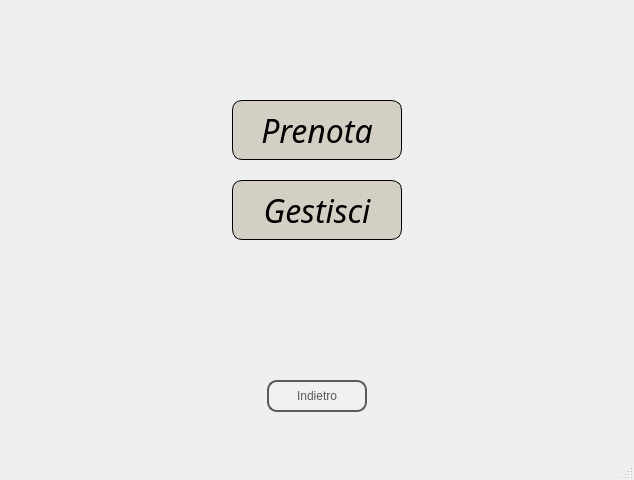
<?xml version="1.0" encoding="UTF-8"?>
<ui version="4.0">
 <class>prenotazioni_cliente</class>
 <widget class="QMainWindow" name="prenotazioni_cliente">
  <property name="geometry">
   <rect>
    <x>0</x>
    <y>0</y>
    <width>634</width>
    <height>480</height>
   </rect>
  </property>
  <property name="cursor">
   <cursorShape>PointingHandCursor</cursorShape>
  </property>
  <property name="windowTitle">
   <string>Ristorante Emilia</string>
  </property>
  <widget class="QWidget" name="centralwidget">
   <widget class="QLabel" name="label">
    <property name="geometry">
     <rect>
      <x>0</x>
      <y>0</y>
      <width>641</width>
      <height>431</height>
     </rect>
    </property>
    <property name="styleSheet">
     <string notr="true">background-image: url(../Progetto/foto.jpg);
background-position: center;
background-repeat: no-repeat;</string>
    </property>
    <property name="text">
     <string/>
    </property>
   </widget>
   <widget class="QPushButton" name="pushButton">
    <property name="geometry">
     <rect>
      <x>232</x>
      <y>100</y>
      <width>170</width>
      <height>60</height>
     </rect>
    </property>
    <property name="font">
     <font>
      <family>Apple Chancery</family>
      <pointsize>24</pointsize>
      <italic>true</italic>
     </font>
    </property>
    <property name="styleSheet">
     <string notr="true">QPushButton {
    border: 2px solid #5A5A5A;
    border-radius: 10px;
    padding: 5px;
    background-color: #D3CFC4;
    color: black;
    border: 1px solid black;  /* Bordo del pulsante */
}

QPushButton:hover {
    background-color: lightgray;  /* Cambia colore al passaggio del mouse */
}</string>
    </property>
    <property name="text">
     <string>Prenota</string>
    </property>
   </widget>
   <widget class="QPushButton" name="pushButton_2">
    <property name="geometry">
     <rect>
      <x>232</x>
      <y>180</y>
      <width>170</width>
      <height>60</height>
     </rect>
    </property>
    <property name="font">
     <font>
      <family>Apple Chancery</family>
      <pointsize>24</pointsize>
      <italic>true</italic>
     </font>
    </property>
    <property name="styleSheet">
     <string notr="true">QPushButton {
    border: 2px solid #5A5A5A;
    border-radius: 10px;
    padding: 5px;
    background-color: #D3CFC4;
    color: black;
    border: 1px solid black;  /* Bordo del pulsante */
}

QPushButton:hover {
    background-color: lightgray;  /* Cambia colore al passaggio del mouse */
}</string>
    </property>
    <property name="text">
     <string>Gestisci</string>
    </property>
   </widget>
   <widget class="QPushButton" name="indietro">
    <property name="geometry">
     <rect>
      <x>267</x>
      <y>380</y>
      <width>100</width>
      <height>32</height>
     </rect>
    </property>
    <property name="styleSheet">
     <string notr="true">QPushButton {
        border: 2px solid #5A5A5A;
        border-radius: 10px;
        padding: 5px;
        background-color: #F0F0F0;
        color: #5A5A5A;
    }
    QPushButton:hover {
        background-color: #D3D3D3;
    }
    QPushButton:pressed {
        background-color: #A9A9A9;
    }</string>
    </property>
    <property name="text">
     <string>Indietro</string>
    </property>
   </widget>
  </widget>
  <widget class="QMenuBar" name="menubar">
   <property name="geometry">
    <rect>
     <x>0</x>
     <y>0</y>
     <width>634</width>
     <height>24</height>
    </rect>
   </property>
  </widget>
  <widget class="QStatusBar" name="statusbar"/>
 </widget>
 <resources/>
 <connections/>
</ui>
